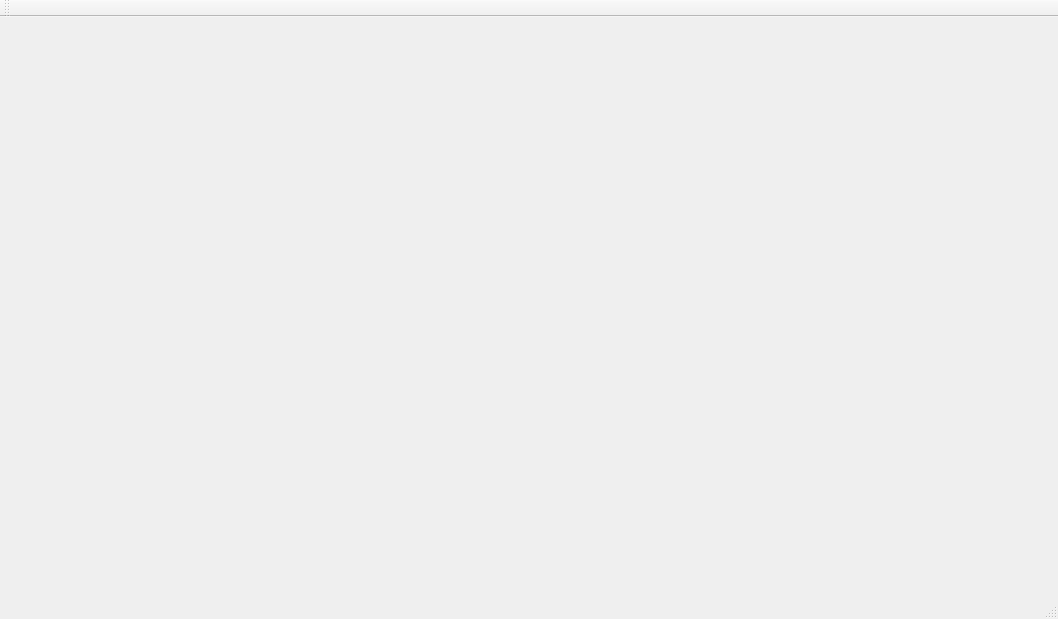
<?xml version="1.0" encoding="UTF-8"?>
<ui version="4.0">
 <class>MainWindow</class>
 <widget class="QMainWindow" name="MainWindow">
  <property name="geometry">
   <rect>
    <x>0</x>
    <y>0</y>
    <width>1058</width>
    <height>619</height>
   </rect>
  </property>
  <property name="windowTitle">
   <string>MainWindow</string>
  </property>
  <widget class="QWidget" name="centralWidget"/>
  <widget class="QMenuBar" name="menuBar">
   <property name="geometry">
    <rect>
     <x>0</x>
     <y>0</y>
     <width>1058</width>
     <height>26</height>
    </rect>
   </property>
  </widget>
  <widget class="QToolBar" name="mainToolBar">
   <attribute name="toolBarArea">
    <enum>TopToolBarArea</enum>
   </attribute>
   <attribute name="toolBarBreak">
    <bool>false</bool>
   </attribute>
  </widget>
  <widget class="QStatusBar" name="statusBar"/>
 </widget>
 <layoutdefault spacing="6" margin="11"/>
 <resources/>
 <connections/>
</ui>
